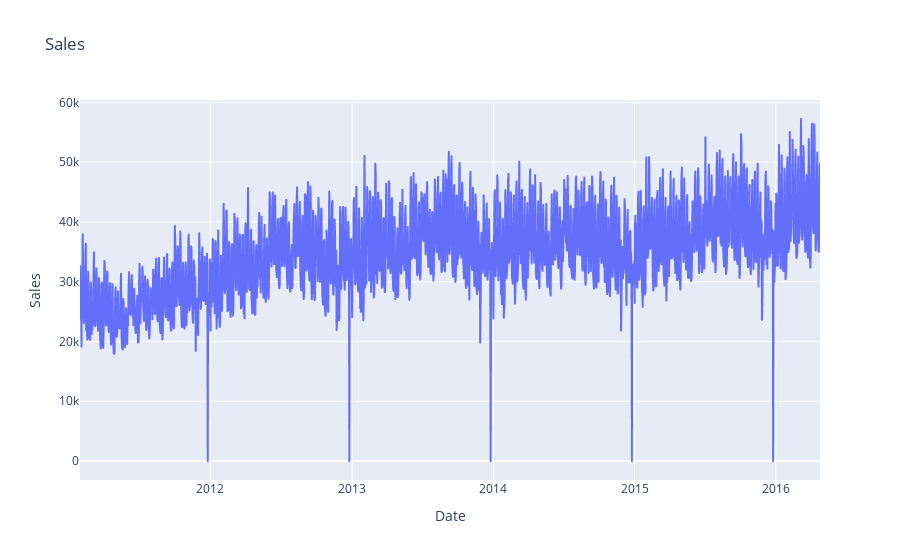

Source (notebook cell):
### Code cell
fig = px.line(annual.to_pandas(),
              x="date",
              y="sales",
              markers=False,
              title="Sales",
              labels={
                  "date": "Date",
                  "sales": "Sales"},
)
fig.show()

### Figure 1 — Plotly figure (JSON) as saved in the notebook; plotly's stock layout.template omitted (floating-point values rounded to 4 significant figures; data arrays with more than 128 entries replaced by an {"elided": "..."} marker saying what was removed)
{"data": [{"hovertemplate": "Date=%{x}<br>Sales=%{y}<extra></extra>", "legendgroup": "", "line": {"color": "#636efa", "dash": "solid"}, "marker": {"symbol": "circle"}, "mode": "lines", "name": "", "showlegend": false, "type": "scattergl", "x": {"elided": "1913 str values"}, "xaxis": "x", "y": {"elided": "1913 int values"}, "yaxis": "y"}], "layout": {"legend": {"tracegroupgap": 0}, "title": {"text": "Sales"}, "xaxis": {"anchor": "y", "domain": [0, 1], "title": {"text": "Date"}}, "yaxis": {"anchor": "x", "domain": [0, 1], "title": {"text": "Sales"}}}}
